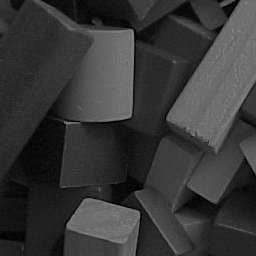
#> input picture COMS/Honours/Digital Image Processing/Past Papers/test_images/cubes_org.png, 256 x 256 px; its folder holds 6 pictures in this run
$ jupyter execute --allow-errors 'Past Test.ipynb'   (older library calls are emulated)
#> lines starting #> are read from the running program, lines starting #| are printed output that depends on the picture; after the words box and inside, x2 and y2 are one past the last pixel; in counts of white or black regions, pixels touching at a corner belong together
<h1 align="center">Past Test</h1>

<h2>Imports and General Functions</h2>

[cell 1]
import numpy as np
import matplotlib.pyplot as plt
import copy
import math
from skimage import morphology
from skimage.color import rgb2gray
import scipy.misc
import scipy.fftpack as sp

filepath = "Past Papers/test_images/"

def displayImage(image,m=1):
    plt.gray()
    plt.imshow(image,vmin=0,vmax=m)
    plt.axis("off")
    plt.show()

def readImage(name):
#> called with name = 'cubes_org.png'
    return plt.imread(filepath+name)
#> returned value is the input picture: shape (256, 256) float32; min 0, max 0.545, mean 0.216

def saveImage(image,name,im_max=1):
    newImage = copy.deepcopy(image).astype(np.float32)
    scipy.misc.toimage(newImage, cmin=0.0, cmax=im_max).save(filepath+name)

<b>Question 1: </b>Write a script to apply contrast stretching on image ‘cubes org.png’. Save your script as ‘Q cubes.m’,
and the resulting image as ‘Q cubes.png’.

[cell 2]
def contrastStretch(image,pl,ph,m=1):
#> called with pl = 0, ph = 0.4, m = 1
    newImage = copy.deepcopy(image)
    for (x,y),value in np.ndenumerate(image):
        newImage[x,y] = piecewieseFunction(value,pl,ph,m)
#> this loop made 65536 passes
#> value on passes 1 to 3: 0.212, 0.212, 0.212
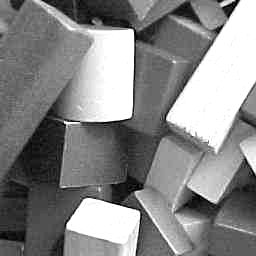
#> newImage: shape (256, 256) float32; min 0, max 1, mean 0.527
    return newImage

def piecewieseFunction(a,pl,ph,m):
    if a <= pl:
        return 0
    elif a>pl and a<=ph:
        return m*(a-pl)/(ph-pl)
    else:
        return m

cubes = readImage("cubes_org.png")
displayImage(cubes)

pl = 0
ph = 0.4
Q_cubes = contrastStretch(cubes,pl,ph)
displayImage(Q_cubes)

<b>Question 2: </b>Image ‘square.tif’ is degraded due to low contrast and noise. As a result, some details are hidden.
Apply suitable techniques to adjust the contrast and remove the noise in the image. Save your script as
‘Q square.m’, and the resulting image as ‘Q square.png’.

[cell 3]
square = readImage("square.tif")
#> call 2 of readImage, with name = 'square.tif'
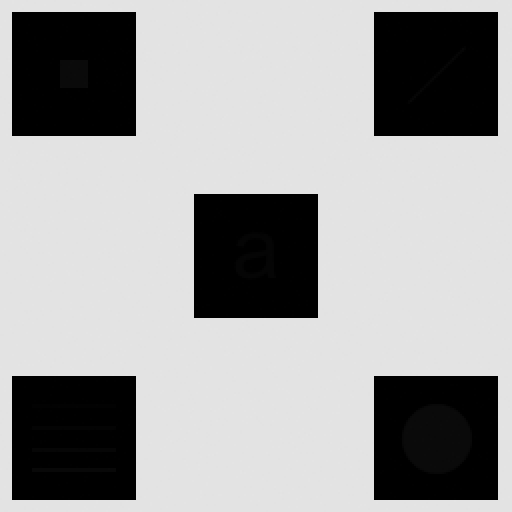
#> input picture COMS/Honours/Digital Image Processing/Past Papers/test_images/square.tif, 512 x 512 px
#> in readImage, returned value is the input picture: shape (512, 512); min 0, max 228, mean 160.7
displayImage(square,255)

pl = 0
ph = 5
square_contrast = contrastStretch(square,pl,ph,m=255)
#> call 2 of contrastStretch, with pl = 0, ph = 5, m = 255
#> the loop in contrastStretch (call 2), `for (x,y),value in np.ndenumerate(image):` made 262144 passes
#> value on passes 1 to 3: 227, 227, 227
#> after the loop in contrastStretch (call 2), `for (x,y),value in np.ndenumerate(image):`:
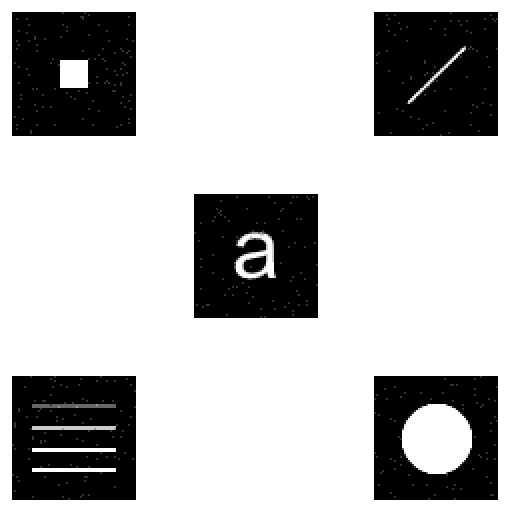
#> newImage: shape (512, 512); min 0, max 255, mean 187.3
displayImage(square_contrast,m=255)
#> call 3 of readImage, with name = 'barbara_noisy.png'
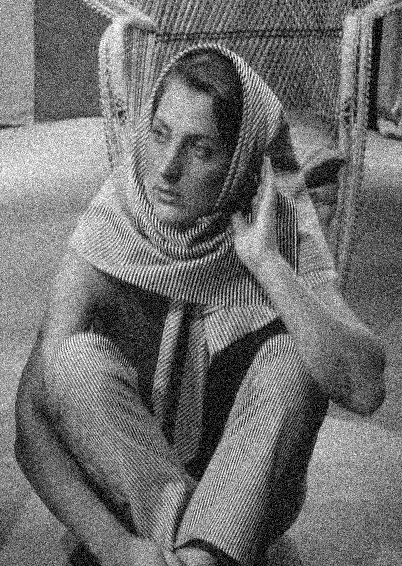
#> input picture COMS/Honours/Digital Image Processing/Past Papers/test_images/barbara_noisy.png, 402 x 566 px
#> in readImage, returned value is the input picture: shape (566, 402) float32; min 0, max 1, mean 0.438

<b>Question 3: </b>Apply an averaging filter of size 5x5 to the noisy image ‘barbara noisy.png’. Save your script as
‘Q barbara.m’, and the resulting image as ‘Q barbara.png’.

[cell 4]
def applyFilter(image,filter):
    offset = math.floor(filter.shape[0]/2)
    padded = padZero(image,offset)
    newImage = copy.deepcopy(padded)
    for x in range(offset,padded.shape[0]):
        for y in range(offset,padded.shape[1]):
            g = 0
            for s in range(filter.shape[0]):
                for t in range(filter.shape[1]):
                    g += filter[s,t]*padded[x-s,y-t]
            newImage[x,y] = g
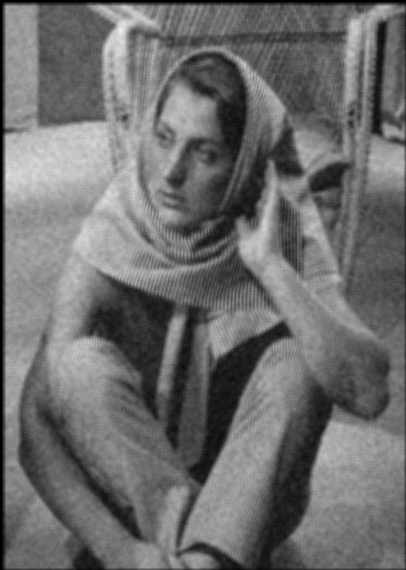
#> newImage: shape (570, 406) float64; min 0, max 0.933, mean 0.43
    return dePad(newImage,offset)


def padZero(image,offset):
    X = image.shape[0]
    Y = image.shape[1]
    newImage = np.zeros((X+2*offset,Y+2*offset))
    newImage[offset:X+offset,offset:Y+offset] = image
    return newImage

def dePad(image,offset):
#> called with offset = 2
    X = image.shape[0]-2*offset
#> X = 566
    Y = image.shape[1]-2*offset
#> Y = 402
    return image[offset:X+offset,offset:Y+offset]
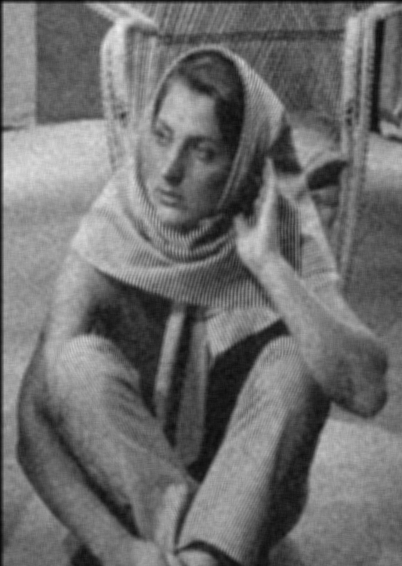
#> returned value: shape (566, 402) float64; min 0.0259, max 0.933, mean 0.435
#> call 4 of readImage, with name = 'rice.tif'
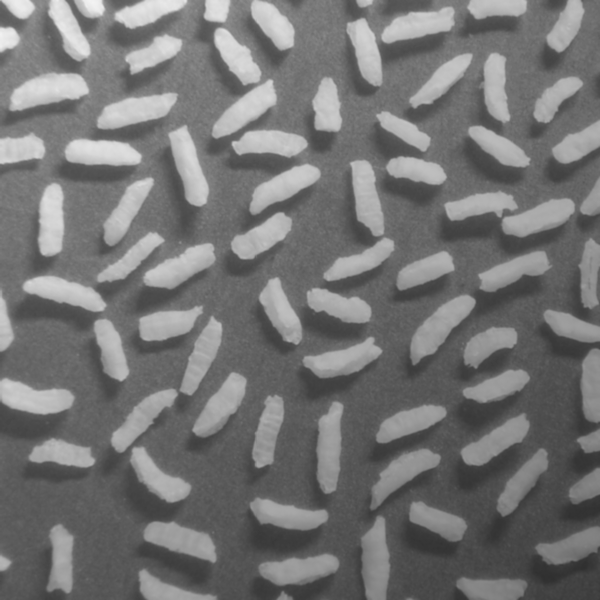
#> input picture COMS/Honours/Digital Image Processing/Past Papers/test_images/rice.tif, 600 x 600 px
#> in readImage, returned value is the input picture: shape (600, 600); min 47, max 243, mean 116.4

def averageFilter(n):
    filter = np.ones((n,n))
    return (1.0/(n*n))*filter

barbara = readImage("barbara_noisy.png")
displayImage(barbara)
average = averageFilter(5)
Q_barbara = applyFilter(barbara,average)
displayImage(Q_barbara)

<b>Question 4: </b>You are given an image ‘rice.tif’.
<ul>
    <li>Write a script that convert the image to a black and white image using the following thresholding
transform function:
    <li>implement the following algorithm: firstly, apply an opening of the image using a sufficiently large
‘disk’ structuring element; secondly, subtract the result of previous step from the original image;
and lastly, apply a suitable thresholding transform to the result of second step. Save your script as
‘Q rice 2.m’, and save the resulting image as ‘Q rice 2.png’.
</ul>

[cell 5]
def threshold(image,t,m=1):
    return contrastStretch(image,t,t,m)
#> call 3 of contrastStretch, with pl = 128, ph = 128, m = 255
#> the loop in contrastStretch (call 3), `for (x,y),value in np.ndenumerate(image):` made 360000 passes
#> value on passes 1 to 3: 165, 174, 200
#> after the loop in contrastStretch (call 3), `for (x,y),value in np.ndenumerate(image):`:
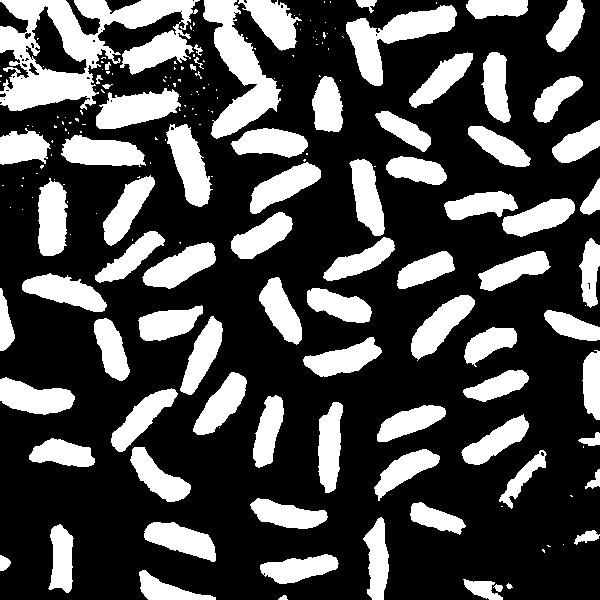
#> newImage: shape (600, 600); 29.5% white; 194 white regions (115 under 20 px), largest, box (x1, y1, x2, y2) and area: (0, 0, 200, 111) 10642, (203, 0, 281, 139) 4428, (346, 5, 457, 86) 3368

rice = readImage("rice.tif")
Q_rice_1 = threshold(rice,128,m=255)
displayImage(rice,m=255)
displayImage(Q_rice_1,m=255)

[cell 6]
dsize = 3
B = morphology.disk(dsize)
Q_rice_1 = Q_rice_1.astype(np.bool)
rice_open = morphology.binary_opening(Q_rice_1,B)
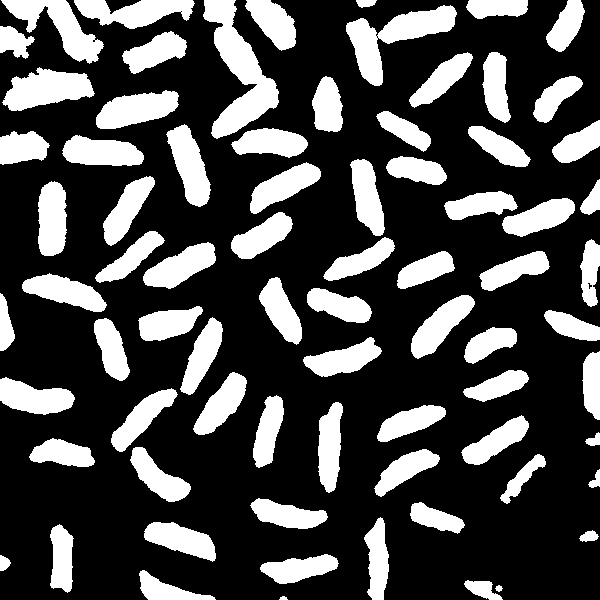
#> rice_open: shape (600, 600) bool; 28.6% white; 76 white regions, largest, box (x1, y1, x2, y2) and area: (203, 0, 279, 139) 4326, (346, 5, 457, 86) 3334, (2, 67, 95, 111) 2530
displayImage(rice_open)

rice_subtract = rice-rice_open*255
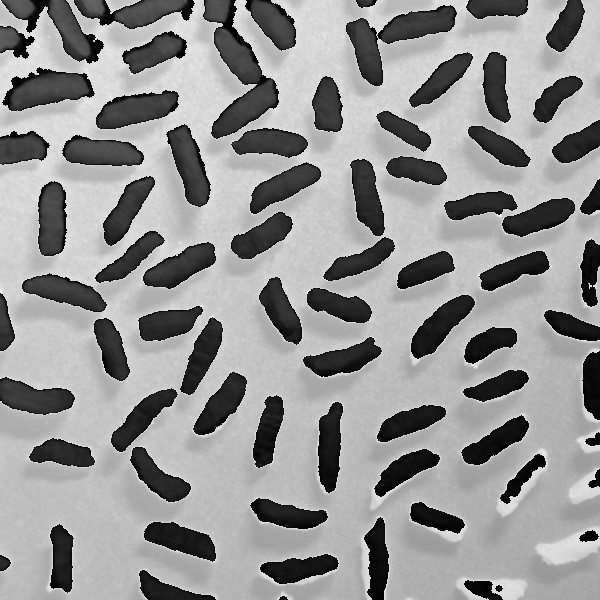
#> rice_subtract: shape (600, 600) int64; min -126, max 165, mean 43.4; drawn with min black and max white
displayImage(rice_subtract,255)

Q_rice_2 = threshold(rice_subtract,50,m=255)
displayImage(Q_rice_2,255)
